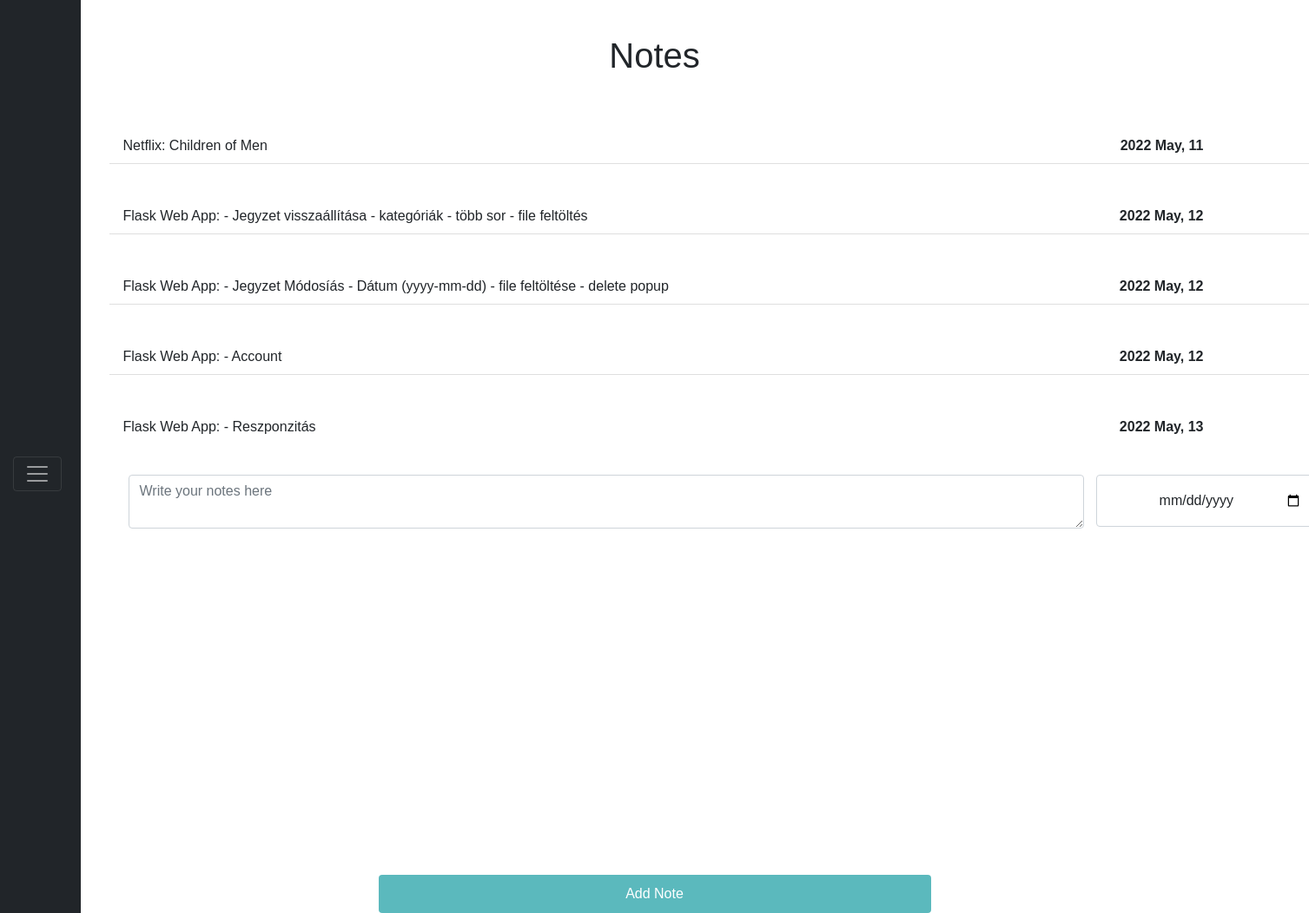
The app's page /notes (signed in) with its own data.
### website/models.py (models this page shows)
class Note(db.Model):
    id = db.Column(db.Integer, primary_key=True)
    data = db.Column(db.String(10000))
    date = db.Column(db.Date, default=func.now())
    user_id = db.Column(db.Integer, db.ForeignKey('user.id'))

### website/views.py (the view, shortened to what this page needs)
@views.route('/notes', methods=['GET', 'POST'])
@login_required
def notes():
    form = InfoForm()
    if form.validate_on_submit():
        session['date'] = form.date.data.strftime('%Y/%m/%d')
    return render_template("notes.html", form=form, user=current_user, current_page='notes')

### website/views.py
class InfoForm(FlaskForm):
    date = DateField('Date', format='%Y/%m/%d')

### website/__init__.py (called while the page is built)
def create_app():
    app = Flask(__name__)
    app.config['SECRET_KEY'] = 'saodkpoaskdifhoii  hjisidiasd'
    app.config['SQLALCHEMY_DATABASE_URI'] = f'sqlite:///{DB_NAME}'
    db.init_app(app)
    from .views import views
    from .auth import auth
    app.register_blueprint(views, url_prefix='/')
    app.register_blueprint(auth, url_prefix='/')
    from .models import User, Note
    create_database(app)
    login_manager = LoginManager()
    login_manager.login_view = 'auth.login'
    login_manager.init_app(app)
    @login_manager.user_loader
    def load_user(id):
        return User.query.get(int(id))
    return app

### website/templates/notes.html (shortened to what this page needs)
{% extends "base.html" %}
{% block content %}
<h1 align="center" class="main-header">Notes</h1>
<ul class="list-group list-group-flush" id="notes">
    {% for note in user.notes %}
    <li class="list-group-item notes">
        {{ note.data }}
        <span id="note-date">{{ note.date.strftime("%Y %b, %d") }}</span>
    </li>
    {% endfor %}
</ul>
<form method="POST" class="container">
    <textarea name="note" id="note" class="form-control" placeholder="Write your notes here"></textarea>
        {{ form.date(class='datepicker form-control') }}
    <br />
    <div align="center">
        <button type="submit" class="btn btn-primary submit" style="margin-top: 15px">Add Note</button>
    </div>
</form>
{% endblock %}

### website/templates/base.html (shortened to what this page needs)
<!DOCTYPE html>
<html lang="en">
  <head>
    <link
      rel="stylesheet"
      href="static\styles\bootstrap.min.css"
    />
    <link rel="stylesheet" type="text/css" href="/static/styles/styles.css">
  </head>
  <body>
    {% if user.is_authenticated %}
      <nav class="navbar navbar-dark bg-dark">
        <button class="navbar-toggler" type="button" data-toggle="collapse" data-target="#navbar" aria-controls="navbarToggleExternalContent" aria-expanded="false" aria-label="Toggle navigation">
          <span class="navbar-toggler-icon"></span>
        </button>
      </nav>
    {% endif %}
    <div class="container">{% block content %} {% endblock %}</div>
  </body>
</html>

### website/static/styles/styles.css (style rules this page uses)
* { font-family: Arial, Helvetica, sans-serif; padding: 0; margin: 0; }
.submit { background-color: #5bb9bd; border: 300px grey; width: 50%; display: block; margin-left: auto; margin-right: auto; padding: 10px; position: relative; top: 300px; }
.main-header { margin: 40px; text-align: center; }
.navbar { padding-right: 72.5px; padding-left: 20px; position: fixed; top: 0%; bottom: 0%; left: 0%; text-align: left; }
.navbar-toggler { position: fixed; top: 50%; left: 1%; }
#notes { margin-top: 5px; }
.notes { margin: 20px; width: 1400px; }
#note-date { position: absolute; right: 10%; font-weight: bolder; }
#date { margin-top: 0px; text-align: center; font-weight: lighter; height: 60px; }
#note { margin-left: 30px; margin-top: 15px; width: clamp(200px, 1100px, 1100px); }
#date { position: relative; left: 90%; bottom: 62px; width: 250px; }

### records on screen
Note: data "Netflix: Children of Men", date "2022 May, 11"
Note: data "Flask Web App: - Jegyzet visszaállítása - kategóriák - több sor - file feltöltés", date "2022 May, 12"
Note: data "Flask Web App: - Jegyzet Módosíás - Dátum (yyyy-mm-dd) - file feltöltése - delete popup", date "2022 May, 12"
Note: data "Flask Web App: - Account", date "2022 May, 12"
Note: data "Flask Web App: - Reszponzitás", date "2022 May, 13"
